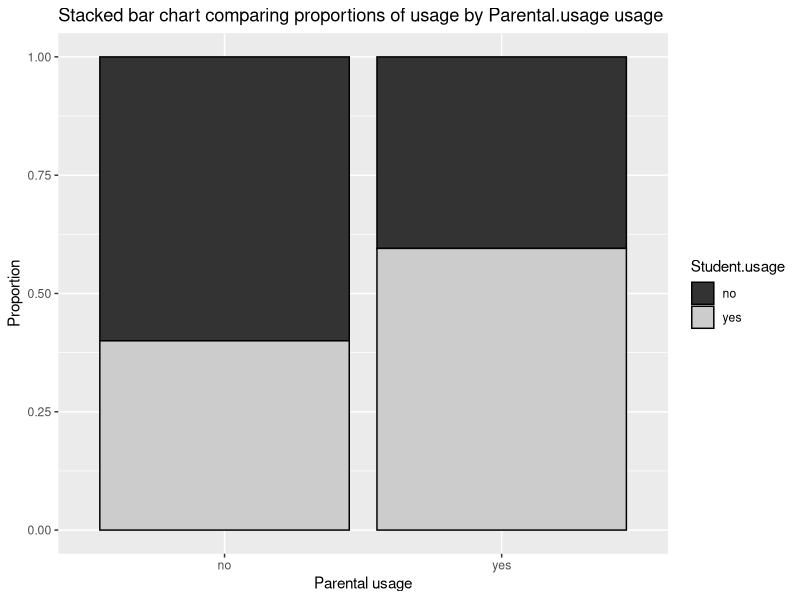
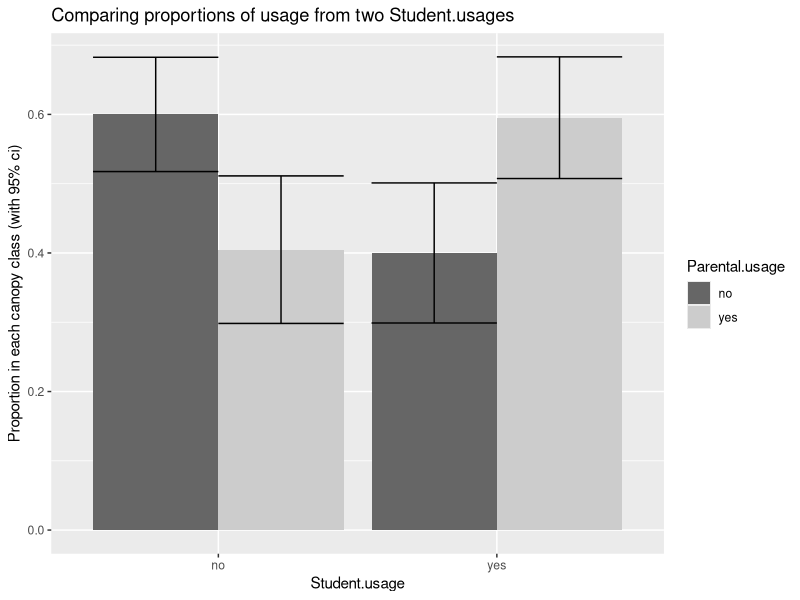
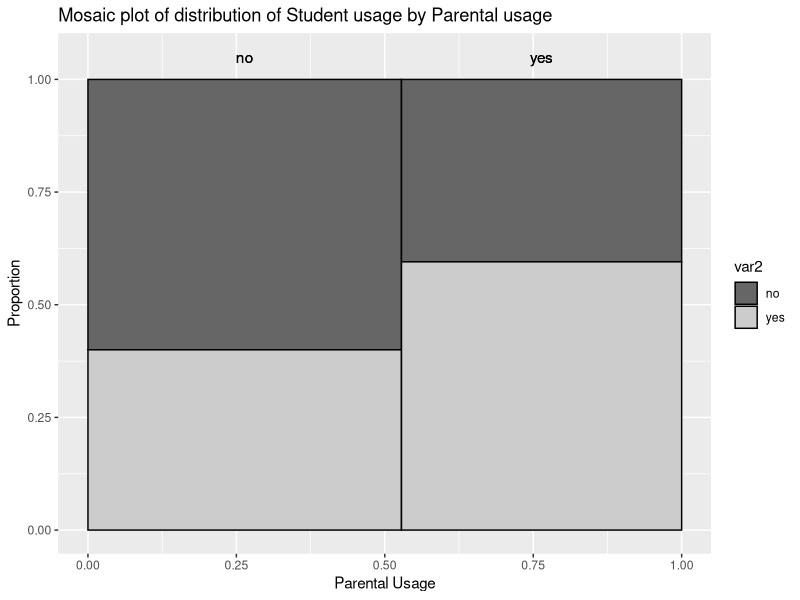
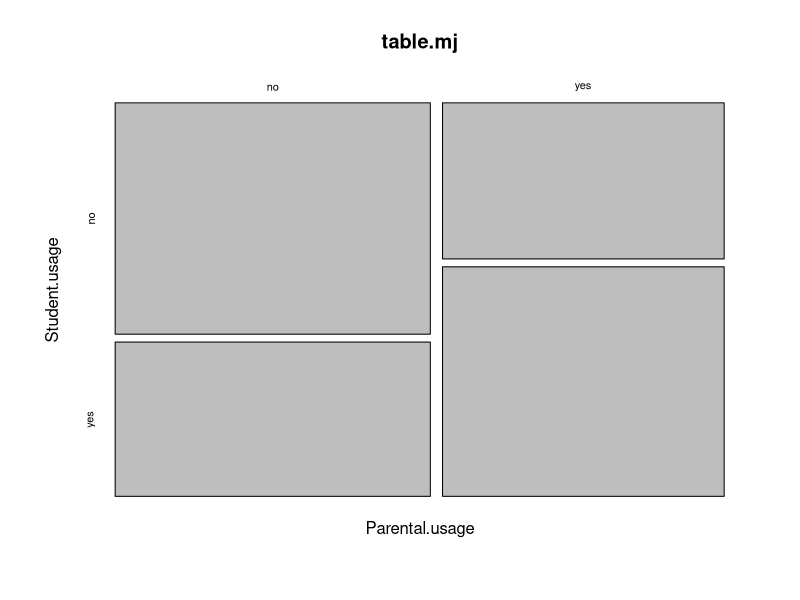
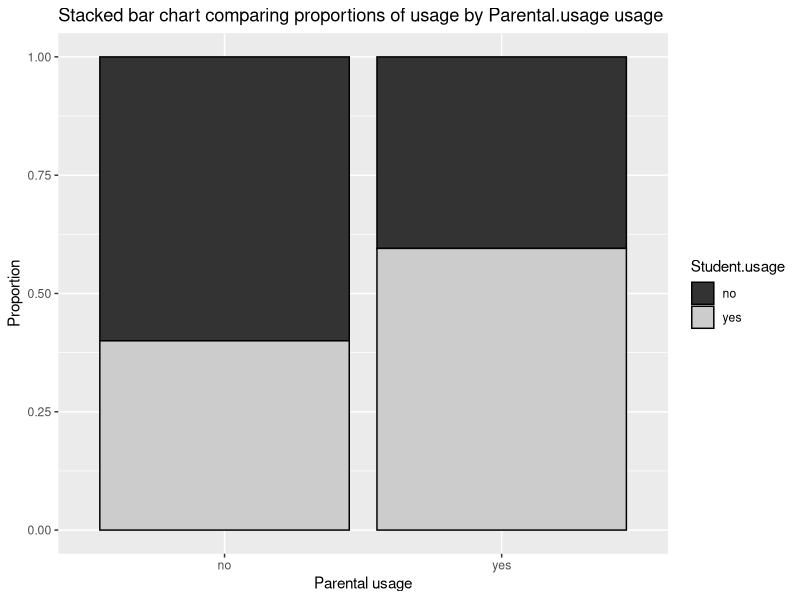
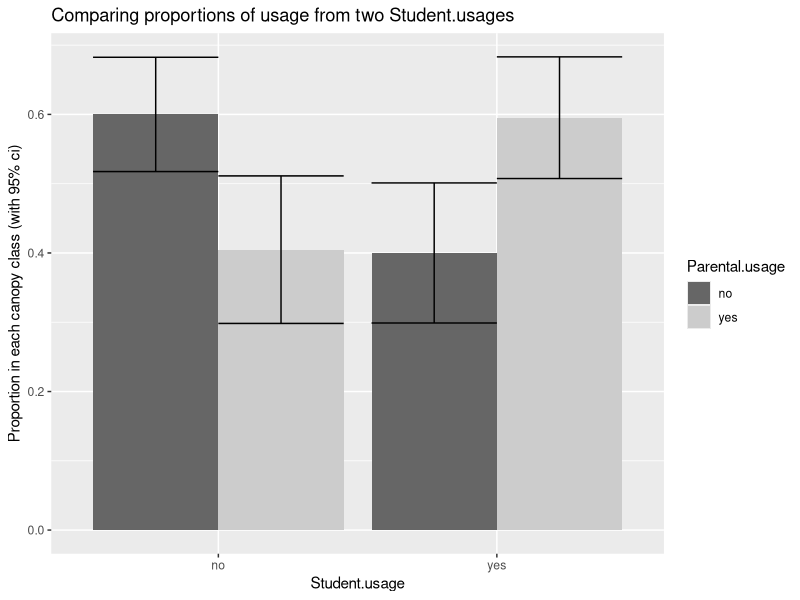
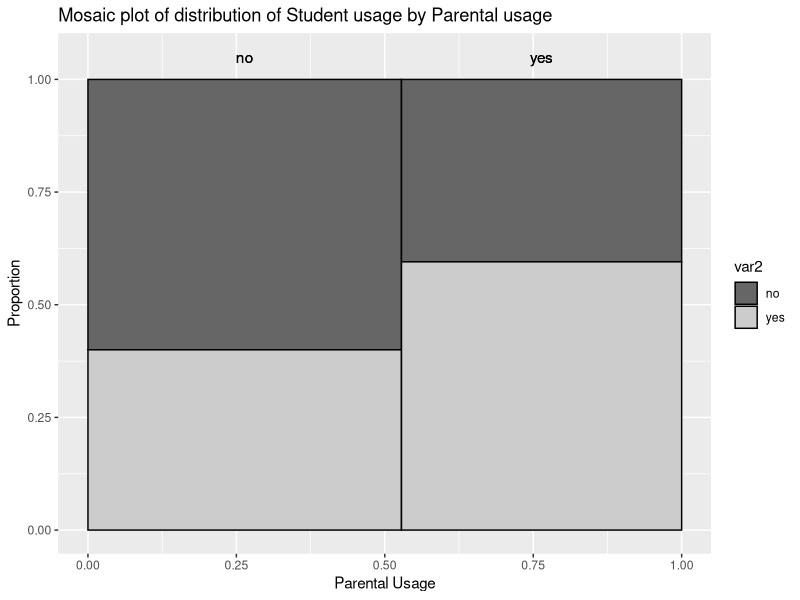

Reproduce these figures in R, in order.
# A study was conducted where Student.usages at a college were asked about their 
# personal use of marijuana and if their parents used alcohol and/or marijuana.
# The following data is a collapsed version of the table that appears in the report:
#  Marijuana Use in College, Youth and Society, 1979, 323-334

# 2015-07-05 CJS First Edition

# Lines starting in ##--part001b; and ##***part001e; are used
# to bracket portions of the R code for inclusion into my
# course notes and are not normally coded.

options(useFancyQuotes=FALSE) # renders summary output corrects
library(epitools)
library(ggplot2)
library(lsmeans)
library(plyr)

# Read in the data
sink('marijuana-short-R-001.txt', split=TRUE)
##***part001b;
mj <- read.csv("marijuana-short.csv", header=TRUE, as.is=TRUE, strip.white=TRUE)
mj$Parental.usage    <- factor(mj$Parental.usage)
mj$Student.usage     <- factor(mj$Student.usage)
mj
##***part001e;
sink()


# We now create a contingency table which can be used in various analyses
# Try different order in the variable on the right of the ~ and see the effect on the
# table and plot.

sink('marijuana-short-R-015.txt', split=TRUE)
##***part015b;
cat("Contingency table of student usage by parental usage\n")
table.mj <- xtabs(Count ~Parental.usage + Student.usage, data=mj)
table.mj
cat("Percentage of student usage by parental usage\n")
round(prop.table(table.mj,margin=1)*100,0)
##***part015e;
sink()


# Compute the proportions and se/ci for each proportion for each type of data
sink('marijuana-short-R-002.txt', split=TRUE)
##***part002b;
report <- ddply(mj, "Parental.usage", function(x){
  # Compute the proportions etc for each Student.usage of Count
  x$prop <- x$Count/ sum(x$Count)
  x$se   <- sqrt(x$prop*(1-x$prop)/x$Count)
  x$lcl  <- x$prop - 2*x$se
  x$ucl  <- x$prop + 2*x$se
  return(x)
})
report
##***part002e;
sink()



##***part004b;
segbar <- ggplot(data=report, aes(x=Parental.usage, y=prop, fill=Student.usage ))+
  ggtitle("Stacked bar chart comparing proportions of usage by Parental.usage usage")+
  xlab("Parental usage")+ylab("Proportion")+
  geom_bar(stat="identity", color="black")+
  scale_fill_grey()
segbar
##***part004e;

ggsave(plot=segbar, file='marijuana-short-R-segbar.png', h=4, w=6, units="in", dpi=300)


# Create side-by-side bar charts
##***part003b;
barplot <- ggplot(data=report, aes(x=Student.usage, y=prop, fill=Parental.usage))+
  ggtitle("Comparing proportions of usage from two Student.usages")+
  ylab("Proportion in each canopy class (with 95% ci)")+
  geom_bar(stat="identity", position="dodge")+
  geom_errorbar(aes(ymin=lcl, ymax=ucl), w=0.2, position=position_dodge(w=0.9))+
  scale_fill_grey(start=0.4, end=0.8)
barplot
##***part003e;

ggsave(plot=barplot, file="marijuana-short-R-barplot.png", h=4, w=6, units="in", dpi=300)


# There is no builtin mosaic plot in ggplot, but code is available at StackOver flow
# http://stackoverflow.com/questions/19233365/how-to-create-a-marimekko-mosaic-plot-in-ggplot2
ggMMplot <- function(var1, var2){
  require(ggplot2)
  levVar1 <- length(levels(var1))
  levVar2 <- length(levels(var2))

  jointTable <- prop.table(table(var1, var2))
  plotData <- as.data.frame(jointTable)
  plotData$marginVar1 <- prop.table(table(var1))
  plotData$var2Height <- plotData$Freq / plotData$marginVar1
  plotData$var1Center <- c(0, cumsum(plotData$marginVar1)[1:levVar1 -1]) +
    plotData$marginVar1 / 2

  ggplot(plotData, aes(var1Center, var2Height)) +
    geom_bar(stat = "identity", aes(width = marginVar1, fill = var2), col = "Black") +
    geom_text(aes(label = as.character(var1), x = var1Center, y = 1.05)) 
  }


##***part016b;
# There is no builtin mosaic plot in ggplot, but code is available at StackOver flow
# http://stackoverflow.com/questions/19233365/how-to-create-a-marimekko-mosaic-plot-in-ggplot2

mj.expand <- mj[rep(1:nrow(mj), mj$Count),]
mplot <- ggMMplot(mj.expand$Parental.usage, mj.expand$Student.usage)+
    ggtitle("Mosaic plot of distribution of Student usage by Parental usage ")+
    xlab("Parental Usage")+ylab("Proportion")+
    scale_fill_grey(start=0.4, end=0.8)
mplot
##***part016e;
ggsave(plot=mplot, file='marijuana-short-R-016.png', h=4, w=6, unit="in", dpi=300)


mosaicplot(table.mj)  


# Do the formal chisquare goodness of fit test
sink('marijuana-short-R-020.txt', split=TRUE)
##***part020b;
mj.test <- chisq.test(table.mj)
mj.test
##***part020e;
sink()

sink("marijuana-short-R-epiodds.txt", split=TRUE)
##***partepioddsb;
# Compute odds ratio's using the epitools package
or <-epitools::oddsratio(table.mj)
or
##***partepioddse;
sink()


sink('marijuana-short-R-glmfit.txt', split=TRUE)
##***partglmfitb;
# Do the equivalent logistic regression
# Convert to a proportion of Student.usage=yes for each parental usage
mj2 <- ddply(mj, "Parental.usage", function(x){
     totaln <- sum(x$Count)
     pyes   <- x$Count[ x$Student.usage =='yes']/totaln
     res    <- data.frame(totaln=totaln, pyes=pyes)
     return(res)
})
mj2
mj.fit <- glm(Student.usage ~ Parental.usage, data=mj, weight=Count, family=binomial(link=logit))
anova(mj.fit, test='Chisq')
##***partglmfite;
sink()

sink('marijuana-short-R-lsmo.txt', split=TRUE)
##***partlsmob;
cat('Estimated log-odds of student usage for each level of parental usage\n')
mj.fit.lsmo <- lsmeans::lsmeans(mj.fit, ~Parental.usage)
summary(mj.fit.lsmo)
mj.logoddratio <- pairs(mj.fit.lsmo, reverse=TRUE)
cat('Estimated odds ratio and confidence bounds\n')
exp(confint(mj.logoddratio)[,c("estimate","asymp.LCL","asymp.UCL")])
##***partlsmoe;
sink()
